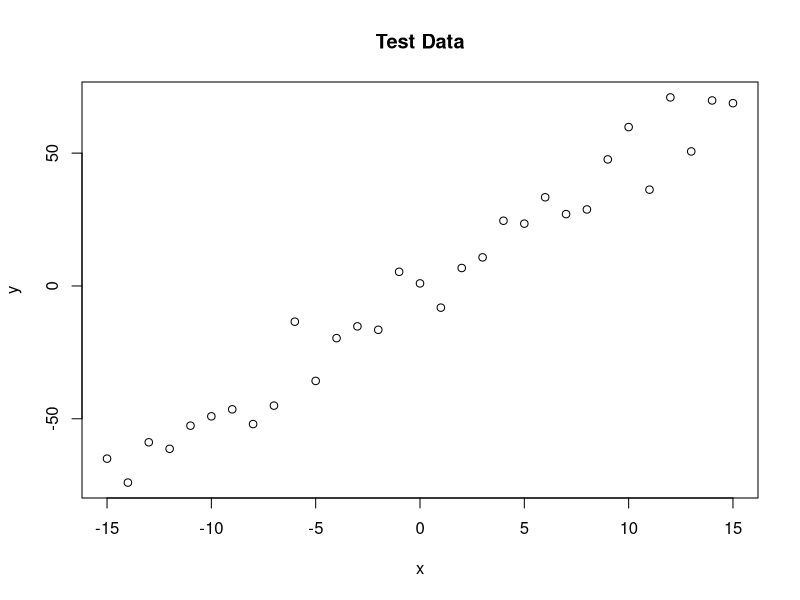
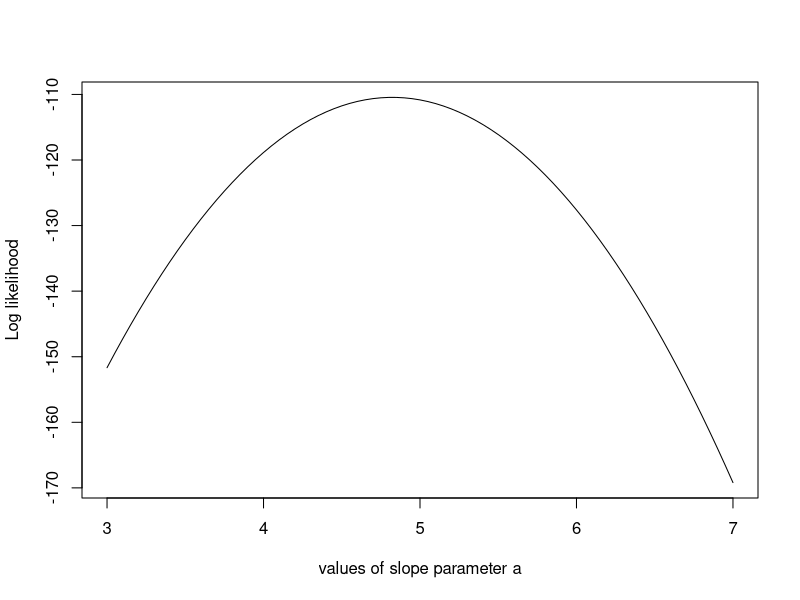
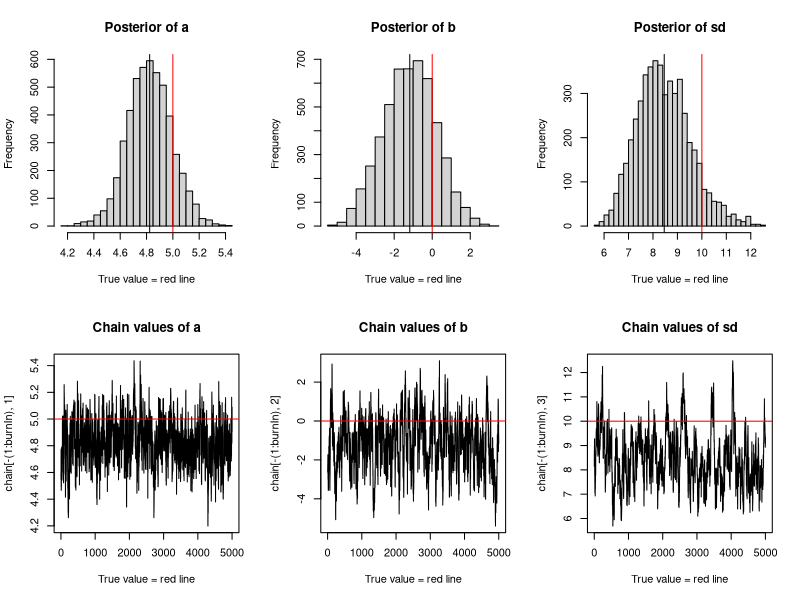

The R script that drew these images, in order:
# Creating test data
trueA <- 5
trueB <- 0
trueSd <- 10
# model: y = A * x + B + error
# where error ~ N(0, sd ^ 2)
sampleSize <- 31

# create independent x-values 
x <- (-(sampleSize - 1) / 2): ((sampleSize - 1) / 2)
# create dependent values according to ax + b + N(0, sd ^ 2)
y <-  trueA * x + trueB + rnorm(n = sampleSize, mean = 0, sd = trueSd)

plot(x, y, main = "Test Data")

######################################################################
likelihood <- function(param){
  
# Calculation of likelyhood
  a = param[1]
  b = param[2]
  sd = param[3]
  
  pred = a * x + b
# \hat{y} = \hat{a} * x + \hat{b}
  
  singlelikelihoods = dnorm(y, mean = pred, sd = sd, log = T)
  # log density of normal distribution at point y on each dimension
  
  sumll = sum(singlelikelihoods)
  # add up the log density, which is equivalent to multiplying the likelihood together
  return (sumll)   
}

# Example: plot the likelihood profile of the slope a
slopevalues <- function(x) { return (likelihood(c(x, trueB, trueSd)))}
slopelikelihoods <- lapply(seq(3, 7, by = .05), slopevalues)
# calculate likelihoods at a sequence of points
plot(seq(3, 7, by = .05), slopelikelihoods, type = "l", xlab = "values of slope parameter a", ylab = "Log likelihood")

######################################################################

# Prior distribution
prior <- function(param){
  a = param[1]
  b = param[2]
  sd = param[3]
  # construct prior distribution
  
  aprior = dunif(a, min = 0, max = 10, log = T)
  bprior = dnorm(b, sd = 5, log = T)
  sdprior = dunif(sd, min = 0, max = 30, log = T)
  # the log density of prior distributions of a, b, and sd
  
  # add up the log density of prior distributions
  # which is equivalent to multiplying the likelyhood together
  return(aprior + bprior + sdprior)
}

######################################################################

# Posterior distribution
posterior <- function(param){
  return (likelihood(param) + prior(param))
  # add up the log-likelihood of prior and posterior distribution together
}

######################################################################

######## Metropolis algorithm ################ 

## Starting at a random parameter value
##
## Choosing a new parameter value close to the old value based on some 
## probability density that is called the proposal function
##
## Jumping to this new point with a probability p(new)/p(old), 
## where p is the target function, and p>1 means jumping as well
proposalfunction <- function(param){
  return (rnorm(3, mean = param, sd = c(0.1,0.5,0.3)))
}
# add Gaussian noise

run_metropolis_MCMC <- function(startvalue, iterations){
  chain = array(dim = c(iterations + 1, 3))
  # chain[] contains all result
  chain[1, ] = startvalue
  # initialize with the startvalue
  
  for (i in 1: iterations) {
    proposal = proposalfunction(chain[i, ])
    # a new sample based on the result of the last iteration
    
    probab = exp(posterior(proposal) - posterior(chain[i, ]))
    # calculate probability of acceptance of the new sample
    if (runif(1) < probab) # accept new sample
      chain[i + 1, ] = proposal
    else                   # reject
      chain[i + 1, ] = chain[i, ]
  }
  
  return (chain)
}

startvalue <- c(4,0,10)
chain <- run_metropolis_MCMC(startvalue, 10000)
# run Metropolis_MCMC for 10000 iterations

burnIn <- 5000
acceptance <- 1 - mean(duplicated(chain[-(1: burnIn), ]))
# remove the first 5000 iterations

######################################################################

### Summary: #######################
summaryGraphing <- function(chain, burnIn, param) {
  trueA <- param[1]
  trueB <- param[2]
  trueSd <- param[3]
  
  par(mfrow = c(2,3))
  hist(chain[-(1:burnIn),1], nclass=30, main="Posterior of a", xlab="True value = red line" )
  abline(v = mean(chain[-(1:burnIn),1]))
  # plot posterior distribution of a
  abline(v = trueA, col = "red")
  # true value of a
  
  hist(chain[-(1:burnIn),2], nclass=30, main="Posterior of b", xlab="True value = red line")
  abline(v = mean(chain[-(1:burnIn),2]))
  # plot posterior distribution of b
  abline(v = trueB, col = "red")
  # true value of b
  
  hist(chain[-(1:burnIn),3],nclass=30, main="Posterior of sd", xlab="True value = red line")
  abline(v = mean(chain[-(1:burnIn),3]) )
  # plot posterior distribution of sd
  abline(v = trueSd, col = "red")
  # true value of sd
  
  plot(chain[-(1:burnIn),1], type = "l", xlab="True value = red line" , main = "Chain values of a")
  abline(h = trueA, col="red" )
  plot(chain[-(1:burnIn),2], type = "l", xlab="True value = red line" , main = "Chain values of b")
  abline(h = trueB, col="red" )
  plot(chain[-(1:burnIn),3], type = "l", xlab="True value = red line" , main = "Chain values of sd")
  abline(h = trueSd, col="red" )
  # plot the sample values and true values of a, b, and sd in iteration 5000 ~ 10000
}

summaryGraphing(chain, burnIn, c(trueA, trueB, trueSd))
# for comparison:
summary(lm(y~x))
# compared with the result of linear model
